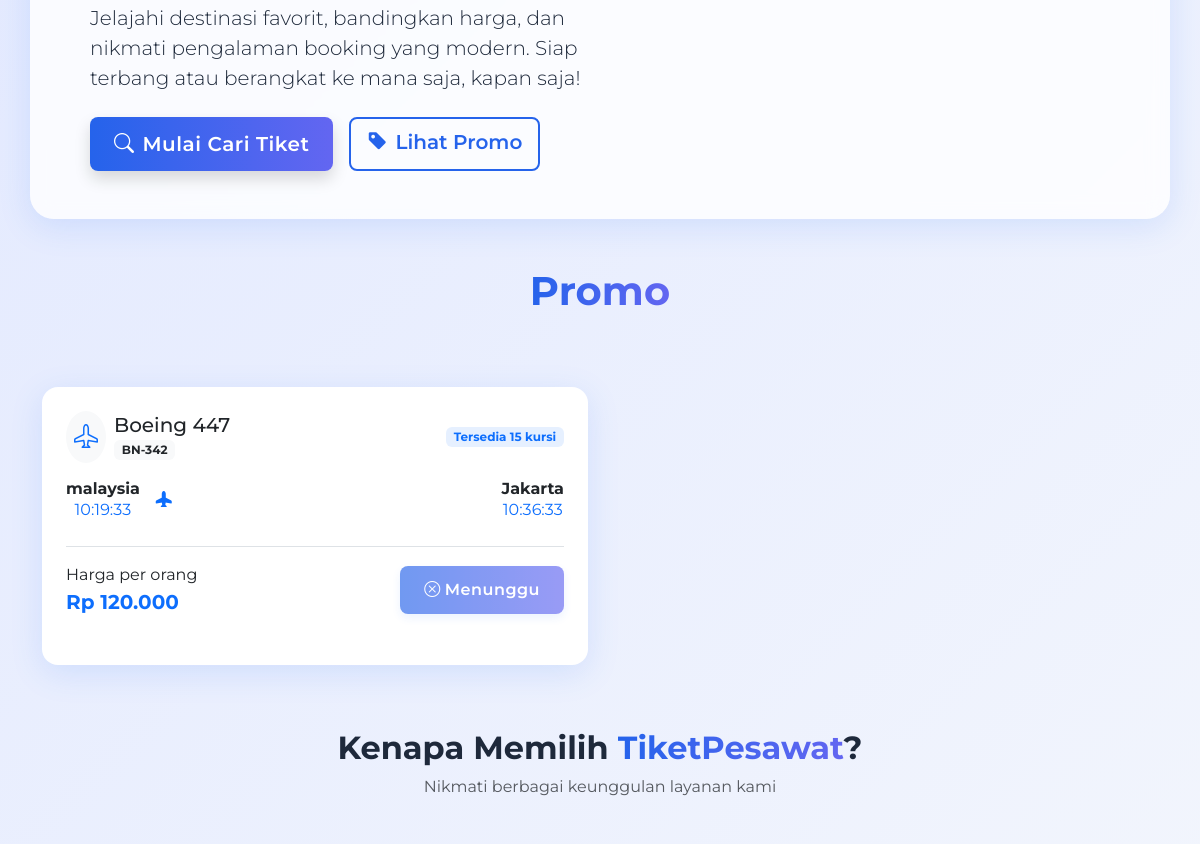
/index.php (signed in, middle part), run on an earlier commit of the app's database.
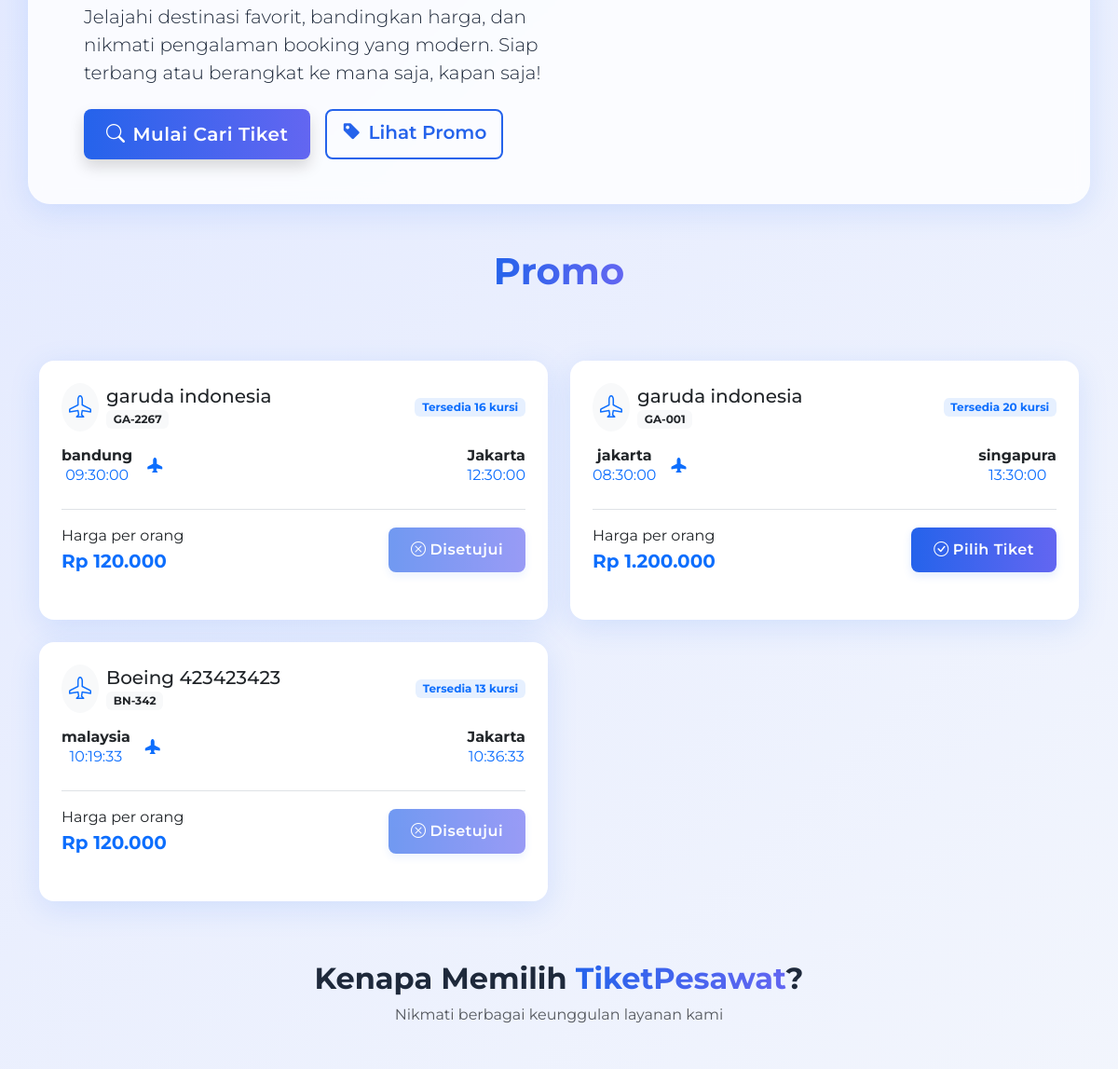
And on a later commit of the database.
### tables this page shows
CREATE TABLE `pesawat` (
  `id` int NOT NULL,
  `nama` varchar(50) NOT NULL,
  `no_penerbangan` varchar(50) NOT NULL,
  `asal` varchar(50) NOT NULL,
  `tujuan` varchar(50) NOT NULL,
  `waktu_berangkat` time DEFAULT NULL,
  `harga` decimal(12,2) NOT NULL,
  `created_at` timestamp NOT NULL DEFAULT CURRENT_TIMESTAMP,
  `updated_at` timestamp NOT NULL DEFAULT CURRENT_TIMESTAMP,
  `waktu_tiba` time DEFAULT NULL,
  `kursi_tersedia` int NOT NULL
);

CREATE TABLE `bookings` (
  `id` int NOT NULL,
  `id_pesawat` int NOT NULL,
  `id_user` int NOT NULL,
  `kode` varchar(50) NOT NULL,
  `status` enum('disetujui','menunggu') NOT NULL,
  `kelas` enum('ekonomi','bisnis','first class') NOT NULL,
  `created_at` varchar(100) NOT NULL
);

### navbar.php (called while the page is built, shortened)
<?php
function get_user_role()
{
    return isset($_SESSION["role"]) ? $_SESSION["role"] : "guest";
}
$user_role = get_user_role();
$is_logged_in = ($user_role !== 'guest');
?>

### index.php (the view, shortened to what the changed rows need)
<?php
include "./koneksi.php";
$query = "SELECT * FROM pesawat ORDER BY created_at DESC LIMIT 4";
$result_pesawat = $mysql->query($query)->fetch_all(MYSQLI_ASSOC);
$user = [
    "user" => [],
    "bookings" => []
];
if (isset($_SESSION["username"])) {
    $session_username = $_SESSION["username"];
    $stmt_user = $mysql->prepare("SELECT id, nama, role FROM users WHERE username = ?");
    $stmt_user->bind_param("s", $session_username);
    $stmt_user->execute();
    $result_user = $stmt_user->get_result();
    $user_data = $result_user->fetch_assoc();
    if ($user_data) {
        $user["user"] = $user_data;
        $user_id = $user_data["id"];
        $stmt_booking = $mysql->prepare("SELECT id_pesawat, status FROM bookings WHERE id_user = ?");
        $stmt_booking->bind_param("i", $user_id);
        $stmt_booking->execute();
        $bookings_result = $stmt_booking->get_result();
        $user["bookings"] = $bookings_result->fetch_all(MYSQLI_ASSOC);
    } else {
        session_unset();
        session_destroy();
        $is_logged_in = false;
    }
}
?>
<!DOCTYPE html>
<html lang="id">
<head>
    <link href="https://cdn.jsdelivr.net/npm/bootstrap@5.3.3/dist/css/bootstrap.min.css" rel="stylesheet">
    <link rel="stylesheet" href="https://cdn.jsdelivr.net/npm/bootstrap-icons@1.11.1/font/bootstrap-icons.css">
    <link rel="stylesheet" href="./assets/css/style.css">
    <link rel="stylesheet" href="https://cdnjs.cloudflare.com/ajax/libs/animate.css/4.1.1/animate.min.css" />
</head>
<body>
    <?php
    include "navbar.php";
    ?>
    <section class="container">
        <div class="search-results">
            <div class="row g-4" data-animate="animate-fade-in">
                <?php
                foreach ($result_pesawat as $pesawat) {
                    $rupiah = "Rp " . number_format($pesawat["harga"], 0, ",", ".");
                ?>
                    <div class="col-md-6" data-animate="animate-fade-in">
                        <div class="result-card card h-100">
                            <div class="card-body p-4">
                                <div class="d-flex justify-content-between align-items-center mb-3">
                                    <div class="d-flex align-items-center">
                                        <div class="airline-logo me-2 rounded-circle bg-light p-2">
                                            <i class="bi bi-airplane text-primary" style="font-size: 1.5rem;"></i>
                                        </div>
                                        <div>
                                            <h5 class="card-title mb-0"><?= $pesawat["nama"] ?></h5>
                                            <span class="badge bg-light text-dark"><?= $pesawat["no_penerbangan"] ?></span>
                                        </div>
                                    </div>
                                    <span class="badge bg-primary bg-opacity-10 text-primary"><?= "Tersedia " . $pesawat["kursi_tersedia"] . " kursi" ?? 'Tidak ada kursi tersedia' ?></span>
                                </div>
                                <div class="flight-route d-flex justify-content-between align-items-center mb-4 position-relative">
                                    <div class="text-center">
                                        <h6 class="fw-bold mb-0"><?= $pesawat["asal"] ?></h6>
                                        <p class="mb-0 text-primary"><?= $pesawat["waktu_berangkat"] ?></p>
                                    </div>
                                    <div class="flight-line position-relative flex-grow-1 mx-3">
                                        <div class="flight-icon">
                                            <i class="bi bi-airplane-fill text-primary"></i>
                                        </div>
                                    </div>
                                    <div class="text-center">
                                        <h6 class="fw-bold mb-0"><?= $pesawat["tujuan"] ?></h6>
                                        <p class="mb-0 text-primary"><?= $pesawat["waktu_tiba"] ?></p>
                                    </div>
                                </div>
                                <div class="d-flex justify-content-between align-items-center mt-3 pt-3 border-top">
                                    <div>
                                        <p class="mb-0">Harga per orang</p>
                                        <p class="card-text fw-bold text-primary mb-0 fs-5"><?= $rupiah ?></p>
                                    </div>
                                    <?php
                                    $isBooking = [];
                                    if ($is_logged_in) {
                                        $isBooking = array_values(array_filter($user["bookings"], function ($item) use ($pesawat) {
                                            return isset($item["id_pesawat"]) && $item["id_pesawat"] == $pesawat["id"];
                                        }));
                                    }
                                    if (!empty($isBooking)) {
                                    ?>
                                        <button class="btn btn-primary" disabled>
                                            <i class="bi bi-x-circle me-1"></i><?= ucfirst($isBooking[0]["status"]) ?>
                                        </button>
                                    <?php
                                    } elseif ($is_logged_in) {
                                    ?>
                                        <a href="./konfirmasi.php?pesawat=<?= $pesawat["id"] ?>" class="btn btn-primary">
                                            <i class="bi bi-check-circle me-1"></i>Pilih Tiket
                                        </a>
                                    <?php
                                    } else {
                                    ?>
                                        <a href="./login.php" class="btn btn-primary">
                                            <i class="bi bi-box-arrow-in-right me-1"></i>Pilih Tiket (Login)
                                        </a>
                                    <?php
                                    }
                                    ?>
                                </div>
                            </div>
                        </div>
                    </div>
                <?php
                }
                ?>
            </div>
        </div>
    </section>
    <section class="container py-5 mt-3">
        <div class="text-center mb-5 animate__animated animate__fadeIn">
            <h2 class="fw-bold">Kenapa Memilih <span class="text-primary-gradient">TiketPesawat</span>?</h2>
        </div>
    </section>
</body>
</html>

What changed in the data, as far as the page shows it:
removed bookings: id_pesawat+status "Menunggu"
added pesawat: nama "garuda indonesia", no_penerbangan "GA-2267", kursi_tersedia "Tersedia 16 kursi", asal "bandung", waktu_berangkat "09:30:00", tujuan "Jakarta", waktu_tiba "12:30:00", harga "Rp 120.000"
added bookings: status "Disetujui"
added pesawat: nama "garuda indonesia", no_penerbangan "GA-001", kursi_tersedia "Tersedia 20 kursi", asal "jakarta", waktu_berangkat "08:30:00", tujuan "singapura", waktu_tiba "13:30:00", harga "Rp 1.200.000"
changed pesawat "malaysia": nama "Boeing 447" → "Boeing 423423423"; kursi_tersedia "Tersedia 15 kursi" → "Tersedia 13 kursi"
added bookings: status "Disetujui"
